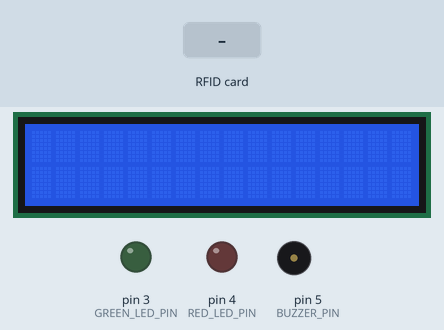
Simulated run of this sketch. Board: Arduino Uno, built with avr-gcc and run on an emulated ATmega328P. Shown: 16×2 character LCD, output pins drawn as LEDs (lit = HIGH), buzzer (waves = sounding). The test bench sets the inputs (shaded band). Pins used as bus, display or sensor lines are not drawn; what the sketch prints to the serial monitor is not drawn.

Above: at 1.3 s.
1.4 s: RFID card 13 92 47 14 held to the reader
At 2.3 s:
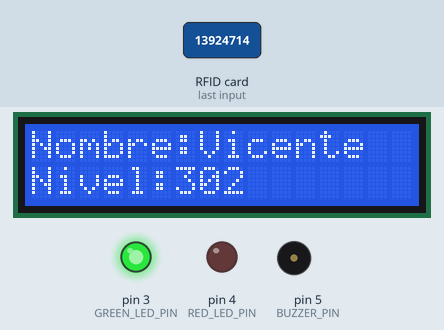
At 7.3 s:
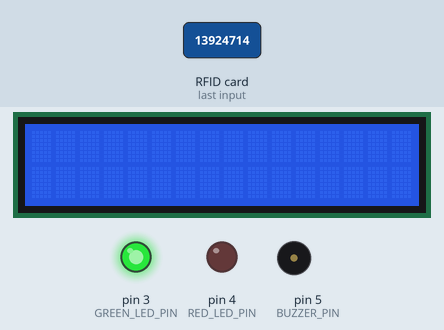
Timing chart, 0 to 9.1 s (numbered marks = the images above; inputs shaded):
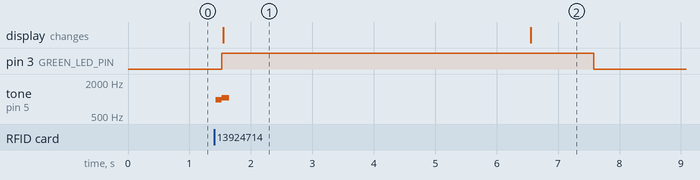

Measured:
- after the input at 1.4 s, pin 3 (GREEN_LED_PIN): LOW → HIGH after 0.13 s, → LOW 6.1 s later; tone on pin 5 (BUZZER_PIN): silent → 970 Hz at once, → 1050 Hz 0.10 s later, → silent 0.12 s later; the display: changes after 0.15 s (image 1)
- what the display in image 1 shows lasts 5.0 s, from 1.6 s to 6.6 s

The sketch:

Leer_nombres_tarjeta.ino
```cpp
#include <SPI.h>
#include <MFRC522.h>
#include <LiquidCrystal_I2C.h>

#define RST_PIN  9
#define SS_PIN  10
#define BUZZER_PIN 5       // Pin del buzzer
#define RED_LED_PIN 4      // Pin de la luz roja
#define GREEN_LED_PIN 3    // Pin de la luz verde

MFRC522 mfrc522(SS_PIN, RST_PIN);
LiquidCrystal_I2C lcd(0x27, 16, 2);

// Lista de UIDs permitidos
const byte UIDsPermitidos[][4] = {
  { 0x13, 0x92, 0x47, 0x14 },  // Llavero Vicente
  { 0x63, 0xA6, 0x2B, 0x27 },  // Tarjeta Vicente
  { 0xF3, 0x1F, 0x12, 0xAD },  // Tarjeta Franco
  { 0x64, 0x17, 0xCE, 0xCF },  // Llavero Franco
  { 0x17, 0x07, 0x55, 0x86 },  // Tarjeta Celeste
  { 0x8A, 0x18, 0xDE, 0x00 },  // Llavero Celeste
  { 0x26, 0xb4, 0x7E, 0x00 },  // Tarjeta Misael
  { 0x07, 0x6F, 0x1F, 0x86 },  // Llavero Misael
};

const char* nombres[] = {
  "Vicente",
  "Vicente",
  "Franco",
  "Franco",
  "Celeste",
  "Celeste",
  "Misael",
  "Misael"
};
const char* nivel[]={
  "302",
  "302",
  "302",
  "302",
  "302",
  "302",
  "302",
  "302"
};

byte LecturaUID[4];

void setup() {
  Serial.begin(9600);
  SPI.begin();
  mfrc522.PCD_Init();
  lcd.init();
  lcd.backlight();
  lcd.clear();

  pinMode(BUZZER_PIN, OUTPUT);       // Configurar el pin del buzzer como salida
  pinMode(RED_LED_PIN, OUTPUT);      // Configurar el pin de la luz roja como salida
  pinMode(GREEN_LED_PIN, OUTPUT);    // Configurar el pin de la luz verde como salida

  Serial.println("Listo para escanear");
}

void loop() {
  digitalWrite(RED_LED_PIN, LOW);    // Apagar luces al iniciar el ciclo
  digitalWrite(GREEN_LED_PIN, LOW);

  // Verificar si hay una tarjeta presente
  if (!mfrc522.PICC_IsNewCardPresent() || !mfrc522.PICC_ReadCardSerial()) {
    return;
  }

  // Leer el UID de la tarjeta y mostrarlo en el monitor serie
  Serial.print("UID leido: ");
  for (byte i = 0; i < mfrc522.uid.size; i++) {
    LecturaUID[i] = mfrc522.uid.uidByte[i];
    Serial.print(mfrc522.uid.uidByte[i], HEX); // Mostrar UID en hexadecimal
    Serial.print(" ");
  }
  Serial.println();

  // Verificar si el UID coincide con uno permitido
  int indice = buscaUID(LecturaUID);
  if (indice >= 0) {
    // Si el UID es válido, emitir tono de éxito y encender luz verde
    Serial.print("Acceso permitido para: ");
    Serial.println(nombres[indice]);

    tone(BUZZER_PIN, 970, 150);
    delay(100);
    tone(BUZZER_PIN, 1050, 120);

    digitalWrite(GREEN_LED_PIN, HIGH);  // Encender luz verde

    // Mostrar mensaje en el LCD
    lcd.clear();
    lcd.setCursor(0, 0);
    lcd.print("Nombre:");
    lcd.print(nombres[indice]);
    lcd.setCursor(0, 1);
    lcd.print("Nivel:");
    lcd.print(nivel[indice]);

    delay(5000);  // Mostrar mensaje durante 5 segundos
    lcd.clear();  // Limpiar pantalla después de 5 segundos
  } else {
    // Emitir tono de error y encender luz roja
    Serial.println("Acceso denegado: No te conozco");

    tone(BUZZER_PIN, 500, 500);  // Sonido de incorrecto en el buzzer
    digitalWrite(RED_LED_PIN, HIGH);  // Encender luz roja

    lcd.clear();
    lcd.setCursor(0, 0);
    lcd.print("ACCESO DENEGADO");

    delay(5000);  // Mantener mensaje de acceso denegado durante 5 segundos
    lcd.clear();  // Limpiar pantalla después de 5 segundos
  }

  // Espera a que la tarjeta sea retirada antes de continuar
  while (mfrc522.PICC_IsNewCardPresent() || mfrc522.PICC_ReadCardSerial()) {
    delay(50);
  }

  mfrc522.PICC_HaltA();
  delay(1000);  // Pausa antes de leer otra tarjeta
}

// Función para buscar el UID en la lista de permitidos
int buscaUID(byte lectura[]) {
  for (int i = 0; i < sizeof(UIDsPermitidos) / sizeof(UIDsPermitidos[0]); i++) {
    bool coincide = true;
    for (byte j = 0; j < 4; j++) {
      if (lectura[j] != UIDsPermitidos[i][j]) {
        coincide = false;
        break;
      }
    }
    if (coincide) return i;
  }
  return -1;
}
```
